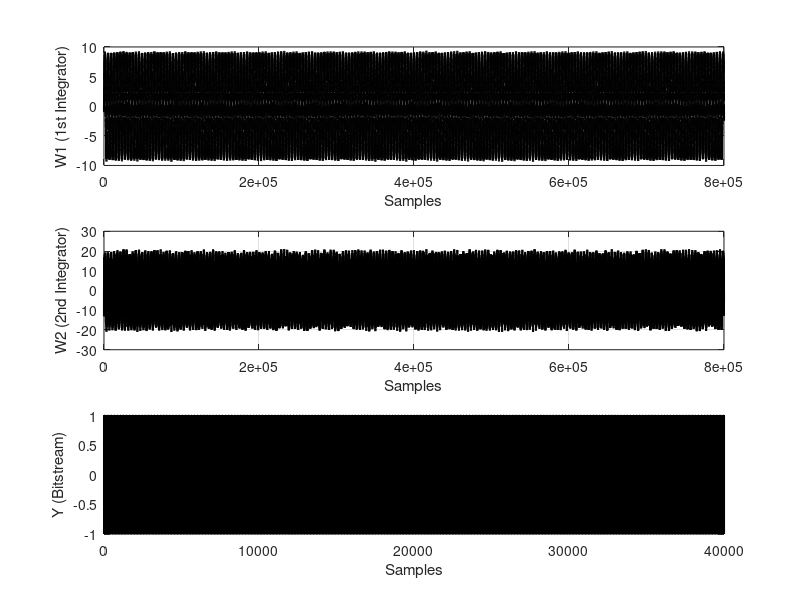
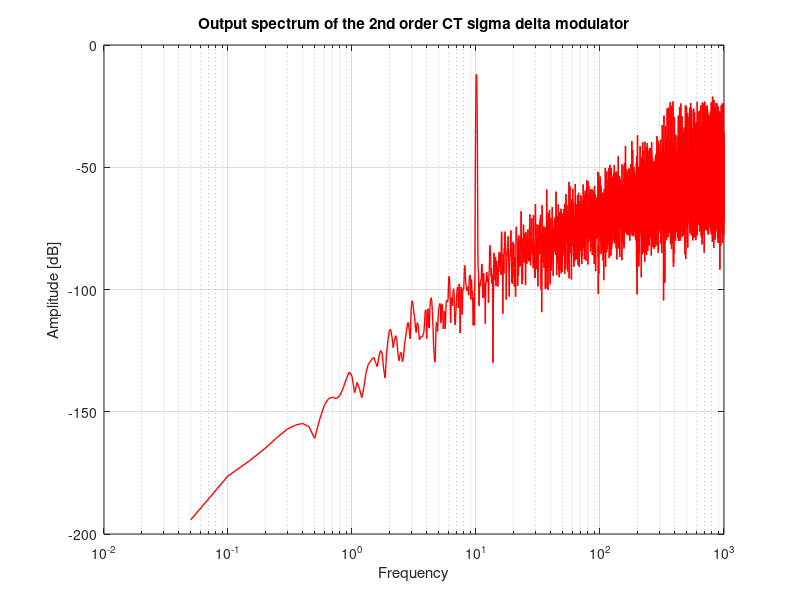

Write MATLAB code to recreate these figures, in order.
% Simulates a CT 2nd order sigma delta modulator (FB architecture)

clear all; close all;

% Define input sinewave and sampling conditions
fin        = 10.03; % input frequency (kHz) 
fs         = 2000;  % sampling frequency (kHz) 
fres       = 0.05;  % FFT resolution
amplitude  = 0.7;
offset     = 0.00;

N          = ceil(fs/fres)
nr_periods = ceil(fin/fres)
nr_steps   = 20; % number of simulations steps per sample period

% Pre-allocate and initialize array variables => faster code
in = offset + amplitude*sin(2*pi*(fin/fs)*[1:N*nr_steps]/nr_steps);
y  = zeros(1,N); y(1) = 1;
w1 = zeros(1,N*nr_steps); w2 = w1; w12 = w1; 

%========================================
% Prototype Feed back filter coefficients
%========================================
om1 = 2*pi*fs; % Unity gain frequency (rads/s) of the first integrator
om2 = 2*pi*fs; % Unity gain frequency (rads/s) of the second integrator
a1  = 1;
a2  = 4*pi; 

% Adjust coefficients to account for simulation step-size
om1 = om1/(2*pi*fs*nr_steps); 
om2 = om2/(2*pi*fs*nr_steps); 

ix = 1;

for a = 2:N

    for b = 1:nr_steps
        ix = ix+1;
        w2(ix) = w2(ix-1) + om2*(w1(ix-1) - a2*y(a-1));
        w1(ix) = w1(ix-1) + om1*(in(ix-1) - a1*y(a-1));
     end

    y(a) = sign(w2(ix));
end

%************************************************************************
% Display the 'time domain' output values
%************************************************************************
figure(1);
subplot(3,1,1); plot(w1,'k','LineWidth',1.5);
xlabel('Samples'); ylabel('W1 (1st Integrator)'); grid on;
subplot(3,1,2); plot(w2,'k','LineWidth',1.5);
xlabel('Samples'); ylabel('W2 (2nd Integrator)'); grid on;
subplot(3,1,3); plot(y,'k','LineWidth',1.5);
xlabel('Samples'); ylabel('Y (Bitstream)'); grid;
saveas(gcf,'results/MOD2_CT1_time.png');

%************************************************************************
% Display the 'frequency domain' output values
%************************************************************************
ffty = abs(fft(y'.*(kaiser(length(y),20))));
ffty = 20*log10(ffty/(amplitude*N/2));        % Scale the spectrum (simply)
  
figure(2);
semilogx((1:N/2)*fres,ffty(1:N/2),'-r','LineWidth',1);
grid on; xlabel('Frequency'); ylabel('Amplitude [dB]');
title('Output spectrum of the 2nd order CT sigma delta modulator');
saveas(gcf,'results/MOD2_CT1_spectrum.png');
